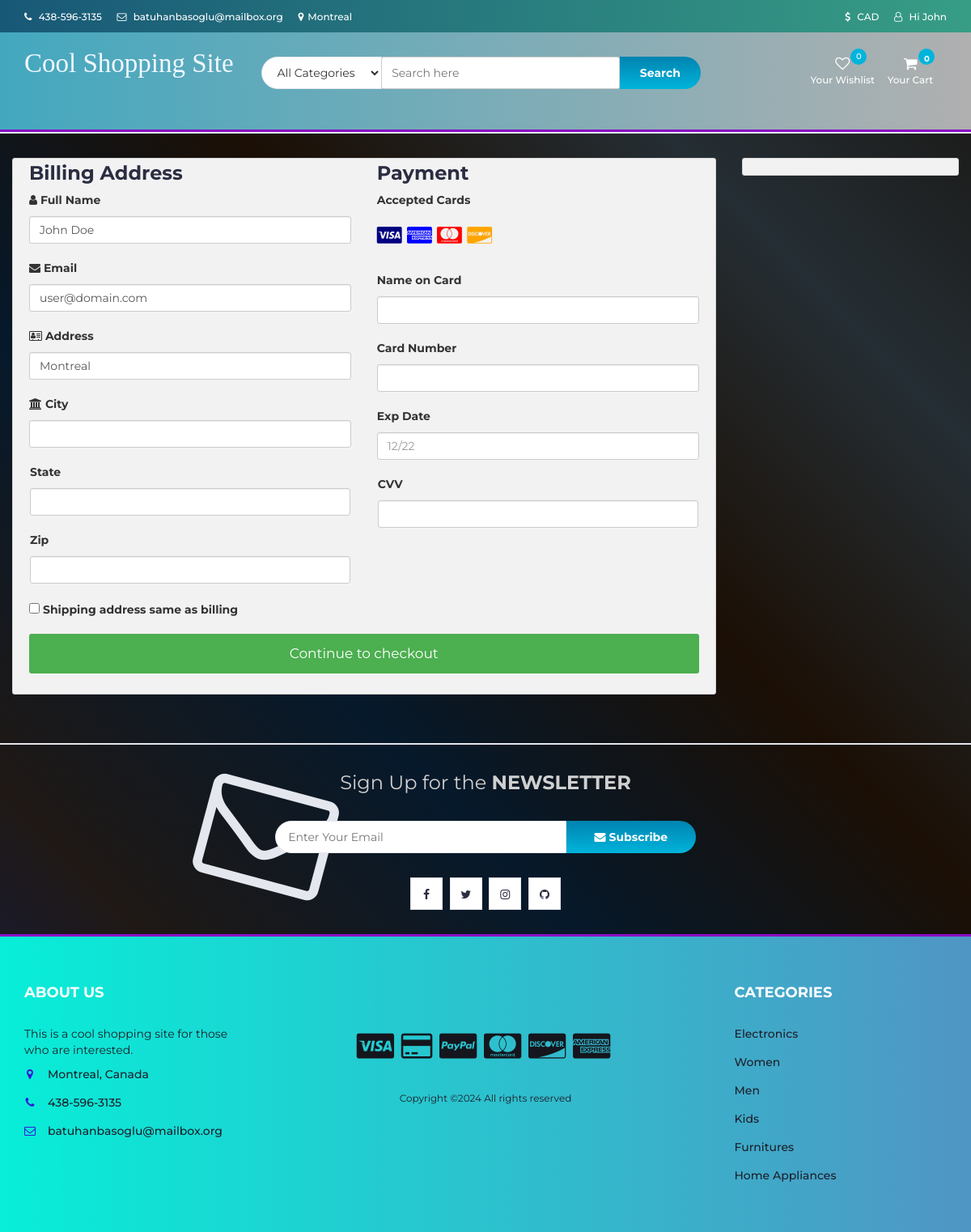
The page /checkout.php (signed in) on the database its author committed.
### tables this page shows
CREATE TABLE `user_info` (
  `user_id` int(10) NOT NULL,
  `first_name` varchar(100) NOT NULL,
  `last_name` varchar(100) NOT NULL,
  `email` varchar(300) NOT NULL,
  `password` varchar(300) NOT NULL,
  `mobile` varchar(10) NOT NULL,
  `address1` varchar(300) NOT NULL,
  `address2` varchar(11) NOT NULL
);

### checkout.php (the view, shortened to what this page needs)
<?php
include "db.php";
include "header.php";
?>
<section class="section">
	<div class="container-fluid">
		<div class="row-checkout">
		<?php
		if(isset($_SESSION["uid"])){
			$sql = "SELECT * FROM user_info WHERE user_id='$_SESSION[uid]'";
			$query = mysqli_query($con,$sql);
			$row=mysqli_fetch_array($query);
		echo'
			<div class="col-75">
				<div class="container-checkout">
				<form id="checkout_form" action="checkout_process.php" method="POST" class="was-validated">
					<div class="row-checkout">
					<div class="col-50">
						<h3>Billing Address</h3>
						<label for="fname"><i class="fa fa-user" ></i> Full Name</label>
						<input type="text" id="fname" class="form-control" name="firstname" pattern="^[a-zA-Z ]+$"  value="'.$row["first_name"].' '.$row["last_name"].'">
						<label for="email"><i class="fa fa-envelope"></i> Email</label>
						<input type="text" id="email" name="email" class="form-control" pattern="^[_a-z0-9-]+(\.[_a-z0-9-]+)*@[a-z0-9]+(\.[a-z]{2,4})$" value="'.$row["email"].'" required>
						<label for="adr"><i class="fa fa-address-card-o"></i> Address</label>
						<input type="text" id="adr" name="address" class="form-control" value="'.$row["address1"].'" required>
						<label for="city"><i class="fa fa-institution"></i> City</label>
						<input type="text" id="city" name="city" class="form-control" value="'.$row["address2"].'" pattern="^[a-zA-Z ]+$" required>
						<div class="row">
						<div class="col-50">
							<label for="state">State</label>
							<input type="text" id="state" name="state" class="form-control" pattern="^[a-zA-Z ]+$" required>
						</div>
						<div class="col-50">
							<label for="zip">Zip</label>
							<input type="text" id="zip" name="zip" class="form-control" pattern="^[0-9]{6}(?:-[0-9]{4})?$" required>
						</div>
						</div>
					</div>
					<div class="col-50">
						<h3>Payment</h3>
						<label for="fname">Accepted Cards</label>
						<div class="icon-container">
						<i class="fa fa-cc-visa" style="color:navy;"></i>
						<i class="fa fa-cc-amex" style="color:blue;"></i>
						<i class="fa fa-cc-mastercard" style="color:red;"></i>
						<i class="fa fa-cc-discover" style="color:orange;"></i>
						</div>
						<label for="cname">Name on Card</label>
						<input type="text" id="cname" name="cardname" class="form-control" pattern="^[a-zA-Z ]+$" required>
						<div class="form-group" id="card-number-field">
                        <label for="cardNumber">Card Number</label>
                        <input type="text" class="form-control" id="cardNumber" name="cardNumber" required>
                    </div>
						<label for="expdate">Exp Date</label>
						<input type="text" id="expdate" name="expdate" class="form-control" pattern="^((0[1-9])|(1[0-2]))\/(\d{2})$" placeholder="12/22"required>
						<div class="row">
						<div class="col-50">
							<div class="form-group CVV">
								<label for="cvv">CVV</label>
								<input type="text" class="form-control" name="cvv" id="cvv" required>
						</div>
						</div>
					</div>
					</div>
					</div>
					<label><input type="CHECKBOX" name="q" class="roomselect" value="conform" required> Shipping address same as billing
					</label>';
					$total=0;
					$total_count=$_POST['total_count'];
				echo'
				<input type="hidden" name="total_count" value="'.$total_count.'">
					<input type="hidden" name="total_price" value="'.$total.'">
					<input type="submit" id="submit" value="Continue to checkout" class="checkout-btn">
				</form>
				</div>
			</div>
			';
		}else{
			echo"<script>window.location.href = 'cart.php'</script>";
		}
		?>
			<div class="col-25">
				<div class="container-checkout">
				</div>
			</div>
		</div>
	</div>
</section>
		<div id="newsletter" class="section">
			<div class="container">
				<div class="row">
					<div class="col-md-12">
						<div class="newsletter">
							<p>Sign Up for the <strong>NEWSLETTER</strong></p>
							<form >
								<input class="input" type="email" placeholder="Enter Your Email">
								<button class="newsletter-btn"><i class="fa fa-envelope"></i> Subscribe</button>
							</form>
							<ul class="newsletter-follow">
								<li>
									<a href="#"><i class="fa fa-facebook"></i></a>
								</li>
								<li>
									<a href="https://twitter.com/batuhanbasogluu"><i class="fa fa-twitter"></i></a>
								</li>
								<li>
									<a href="#"><i class="fa fa-instagram"></i></a>
								</li>
								<li>
									<a href="https://github.com/batuhan-basoglu"><i class="fa fa-github"></i></a>
								</li>
							</ul>
						</div>
					</div>
				</div>
			</div>
		</div>
<?php
include "footer.php";
?>

### header.php (shortened to what this page needs)
<!DOCTYPE html>
<html lang="en">
	<head>
		<link type="text/css" rel="stylesheet" href="css/bootstrap.min.css"/>
		<link type="text/css" rel="stylesheet" href="css/slick.css"/>
		<link type="text/css" rel="stylesheet" href="css/slick-theme.css"/>
		<link type="text/css" rel="stylesheet" href="css/nouislider.min.css"/>
		<link rel="stylesheet" href="css/font-awesome.min.css">
		<link type="text/css" rel="stylesheet" href="css/style.css"/>
		<link type="text/css" rel="stylesheet" href="css/accountbtn.css"/>
    </head>
	<body>
		<header>
			<div id="top-header">
				<div class="container">
					<ul class="header-links pull-left">
						<li><a href="tel:+14385963135"><i class="fa fa-phone"></i> 438-596-3135</a></li>
						<li><a href="mailto:batuhanbasoglu@mailbox.org"><i class="fa fa-envelope-o"></i> batuhanbasoglu@mailbox.org</a></li>
						<li><a href="https://www.google.com/maps/place/Montreal,+QC/"><i class="fa fa-map-marker"></i>Montreal</a></li>
					</ul>
					<ul class="header-links pull-right">
						<li><a href="#"><i class="fa fa-usd"></i> CAD</a></li>
						<li><?php
                             include "db.php";
                            if(isset($_SESSION["uid"])){
                                $sql = "SELECT first_name FROM user_info WHERE user_id='$_SESSION[uid]'";
                                $query = mysqli_query($con,$sql);
                                $row=mysqli_fetch_array($query);
                                echo '
                               <div class="dropdownn">
                                  <a href="#" class="dropdownn" data-toggle="modal" data-target="#myModal" ><i class="fa fa-user-o"></i> Hi '.$row["first_name"].'</a>
								  <div class="dropdownn-content">
								  	<a href="myorders.php"  ><i class="fa fa-shopping-basket" aria-hidden="true"></i>My Order</a>
                                    <a href="" data-toggle="modal" data-target="#profile"><i class="fa fa-user-circle" aria-hidden="true" ></i>My Profile</a>
                                    <a href="logout.php"  ><i class="fa fa-sign-in" aria-hidden="true"></i>Log out</a>
                                  </div>
                                </div>';
                            }
                                             ?>
                                </li>
					</ul>
				</div>
			</div>
			<div id="header">
				<div class="container">
					<div class="row">
						<div class="col-md-3">
							<div class="header-logo">
								<a href="index.php" class="logo">
								<font style="font-style:normal; font-size: 33px;color: aliceblue;font-family: serif">
                                        Cool Shopping Site
                                    </font>
								</a>
							</div>
						</div>
						<div class="col-md-6">
							<div class="header-search">
								<form onsubmit="return false">
									<select class="input-select">
										<option value="0">All Categories</option>
									</select>
									<input class="input" id="search" type="text" placeholder="Search here">
									<button id="search_btn" class="search-btn">Search</button>
								</form>
							</div>
						</div>
						<div class="col-md-3 clearfix">
							<div class="header-ctn">
								<div>
									<a href="wishlist.php">
										<i class="fa fa-heart-o"></i>
										<span>Your Wishlist</span>
										<div id="wishlist-badge" class="qty">0</div>
									</a>
								</div>
								<div class="dropdown">
									<a class="dropdown-toggle" data-toggle="dropdown" aria-expanded="true">
										<i class="fa fa-shopping-cart"></i>
										<span>Your Cart</span>
										<div class="badge qty">0</div>
									</a>
									</div>
							</div>
						</div>
					</div>
				</div>
			</div>
		</header>
		<nav id='navigation'>
		</nav>

### css/style.css (style rules this page uses)
body { font-family: 'Montserrat', sans-serif; font-weight: 400; background-image: linear-gradient(-134deg, #181511 0%, #252e34 20%, #1b0f05 40%, #06192b 60%, #1f1815 80%, #121f50 100%); }
h1, h2, h3, h4, h5, h6 { color: #2B2D42; font-weight: 700; margin: 0 0 10px; }
a { color: #2B2D42; font-weight: 500; -webkit-transition: 0.2s color; transition: 0.2s color; }
ul, ol { margin: 0; padding: 0; list-style: none }
.input { height: 40px; padding: 0px 15px; border: 1px solid #E4E7ED; background-color: #FFF; width: 100%; }
.input-select { padding: 0px 15px; background: #FFF; border: 1px solid #E4E7ED; height: 40px; }
.section { padding-top: 30px; padding-bottom: 30px; }
#top-header { padding-top: 10px; padding-bottom: 10px; background: linear-gradient(to right, #185877, #379d85) !important; }
.header-links li { display: inline-block; margin-right: 15px; font-size: 12px; }
.header-links li:last-child { margin-right: 0px; }
.header-links li a { color: #FFF; }
.header-links li i { color: #FFF; margin-right: 5px; }
#header { padding-top: 15px; padding-bottom: 15px; background-image: linear-gradient(to right, #43a8bf, #b0b0b0) !important; }
.header-logo { float: left; }
.header-search { padding: 15px 0px; }
.header-search form { position: relative; }
.header-search form .input-select { margin-right: -4px; border-radius: 40px 0px 0px 40px; }
.header-search form .input { width: calc(100% - 260px); margin-right: -4px; }
.header-search form .search-btn { height: 40px; width: 100px; background: #00B4DB; background: -webkit-linear-gradient(to bottom, #0083B0, #00B4DB); background: linear-gradient(to bottom, #0083B0, #00B4DB); color: #FFF; font-weight: 700; border: none; border-radius: 0px 40px 40px 0px; }
.header-ctn { float: right; padding: 15px 0px; }
.header-ctn>div { display: inline-block; }
.header-ctn>div+div { margin-left: -10px; }
.header-ctn>div>a { display: block; position: relative; width: 90px; text-align: center; color: #FFF; }
.header-ctn>div>a>i { display: block; font-size: 18px; }
.header-ctn>div>a>span { font-size: 12px; }
.header-ctn>div>a>.qty { position: absolute; right: 15px; top: -10px; width: 20px; height: 20px; line-height: 20px; text-align: center; border-radius: 50%; font-size: 10px; color: #FFF; background-color: #00B4DB; }
#navigation { background: linear-gradient(to right, #FFF, #aca7a7) !important; border-bottom: 2px solid #E4E7ED; border-top: 3px solid #8B0EC4; }
#newsletter.section { border-top: 2px solid #E4E7ED; border-bottom: 3px solid #8B0EC4; margin-top: 30px; }
.newsletter { text-align: center; }
.newsletter p { font-size: 24px; color: #d0d0d0; }
.newsletter form { position: relative; max-width: 520px; margin: 30px auto; }
.newsletter form:after { content: "\f003"; font-family: FontAwesome; position: absolute; font-size: 160px; color: #E4E7ED; top: 15px; -webkit-transform: translateY(-50%) rotate(15deg); -ms-transform: translateY(-50%) rotate(15deg); transform: translateY(-50%) rotate(15deg); z-index: -1; left: -90px; }
.newsletter form .input { width: calc(100% - 160px); margin-right: -4px; border-radius: 40px 0px 0px 40px; }
.newsletter form .newsletter-btn { width: 160px; height: 40px; font-weight: 700; background: #00B4DB; background: -webkit-linear-gradient(to bottom, #0083B0, #00B4DB); background: linear-gradient(to bottom, #0083B0, #00B4DB); color: #FFF; border: none; border-radius: 0px 40px 40px 0px; }
.newsletter .newsletter-follow { text-align: center; }
.newsletter .newsletter-follow li { display: inline-block; margin-right: 5px; }
.newsletter .newsletter-follow li:last-child { margin-right: 0px; }
.newsletter .newsletter-follow li a { position: relative; display: block; width: 40px; height: 40px; text-align: center; line-height: 40px; border: 1px solid #E4E7ED; background-color: #FFF; -webkit-transition: 0.2s all; transition: 0.2s all; }

### css/accountbtn.css (style rules this page uses)
.dropdownn { position: relative; display: inline-block; }

### header.php (style rules this page uses)
#navigation { background: #FF4E50; background: -webkit-linear-gradient(to right, #F9D423, #FF4E50); background: linear-gradient(to right, #F9D423, #FF4E50); }
#header { background: #780206; background: -webkit-linear-gradient(to right, #061161, #780206); background: linear-gradient(to right, #061161, #780206); }
#top-header { background: #870000; background: -webkit-linear-gradient(to right, #190A05, #870000); background: linear-gradient(to right, #190A05, #870000); }

### rows shown on the page
user_info: first_name "John", firstname "John Doe", email "user@domain.com", address "Montreal"
